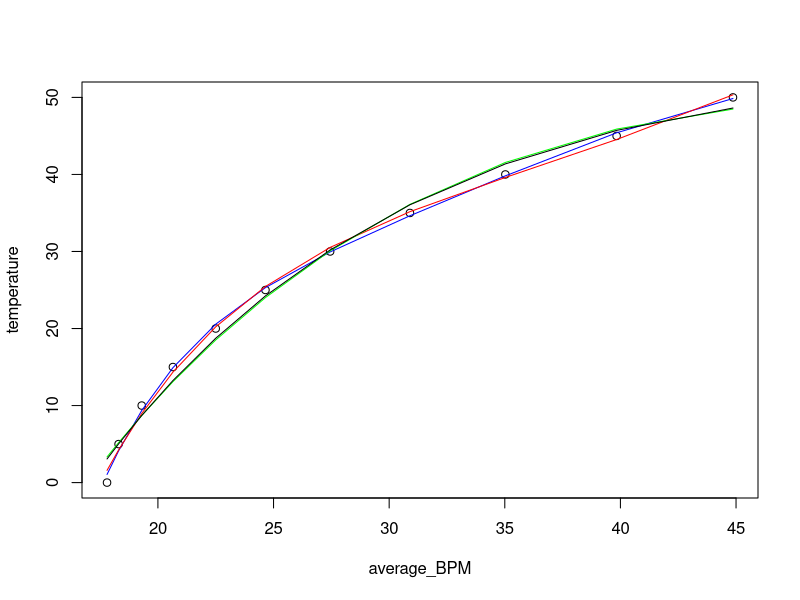

Recreate this plot in R. (Note: this script raises an error after producing the figure.)
## Posilkowalam sie ksiazka "Introduction to R" Szymona Drobniaka
# robilam wg wzoru z rozdzialu "Simple linear models" - although it was not simple ; p


# Wczytuje dane
bipniecia <- read.csv2("input/reg_model_Zuza.csv")

# Dodaje zmienną average_BPM^2, log(),log10() i  sqrt()

bipniecia$avg_BPM_sqrd <-bipniecia$average_BPM^2
bipniecia$log_BPM <- log(bipniecia$average_BPM)
bipniecia$sqrt_BPM <- sqrt(bipniecia$average_BPM)
bipniecia$log10_BPM <- log10(bipniecia$average_BPM)

# Tworzę model regresji liniowej, ale trochę oszukujemy R i dodajemy kilka
# innych zmiennch, które są przekształceniem pierwszego iXa.

bipniecia.lm1 <- lm(temperature~average_BPM + avg_BPM_sqrd +
                        log_BPM + sqrt_BPM, data = bipniecia)


summary(bipniecia.lm1) 

# Wygląda to nie najgorzej - generalnie w 50 % przypadków reszty
# z regresji to +-.3 stopnia. Maksymalnie różnica jest o jeden stopień.
# Może z większą ilością danych lepiej dobierze wspólczynniki, ale wydaje mi się
# że nie jest źle.


# Plot

# Wykres rozrzutu - x = bipnięcia, y = temperatura
plot(temperature~average_BPM, data = bipniecia)

# Dorzucenie lini przewidzianej przez model regresji
lines(bipniecia$average_BPM, bipniecia.lm1$fitted.values, col="blue")





## Kilka innych modeli z mniejszą ilością zmiennych, ale wypadają trochę gorzej

bipniecia.lm2 <- lm(temperature~average_BPM +
                        log_BPM + sqrt_BPM, data = bipniecia)
lines(bipniecia$average_BPM, bipniecia.lm2$fitted.values, col="red")

bipniecia.lm3 <- lm(temperature~average_BPM +
                         sqrt_BPM, data = bipniecia)
lines(bipniecia$average_BPM, bipniecia.lm3$fitted.values, col="green")

bipniecia.lm4 <- lm(temperature~average_BPM +
                        log_BPM, data = bipniecia)
lines(bipniecia$average_BPM, bipniecia.lm4$fitted.values, col="black")


## Chcialabym wiedziec, po co to jest? Ale przekopiowalam to z przykladu z ksiazki 
# z mysla, ze zobacze, co mi to wyrzuci. Cos wyrzucilo, ale nie wiem, co.


## A Książka nie tłumaczy co to robi?? ; ]
x2 <- seq(0, 50, 2)
y2 <- predict(bipniecia.lm, list(temperature=x2), int="c")